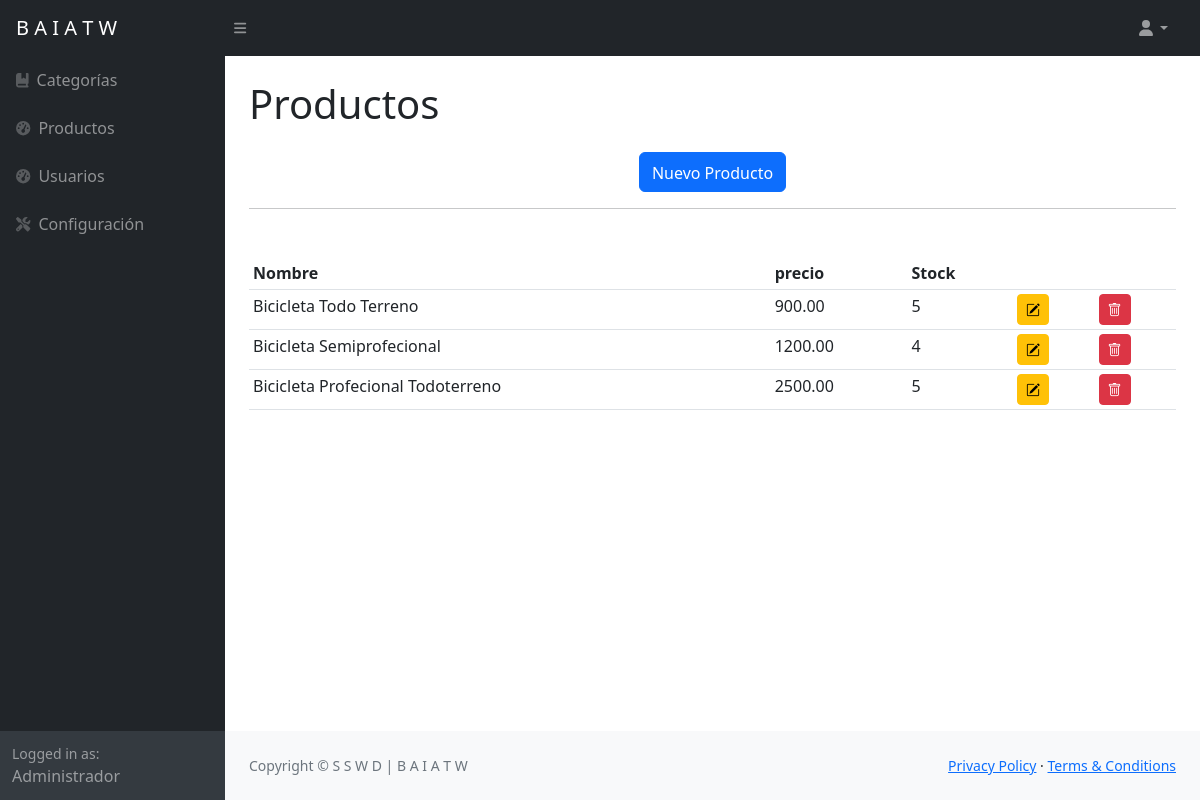
/centro-Admin/src/productos/index.php (signed in), run on the app's committed database.
### tables this page shows
CREATE TABLE `products` (
  `id` int NOT NULL AUTO_INCREMENT,
  `nombres` varchar(200) NOT NULL,
  `descrip` text NOT NULL,
  `precio` decimal(10,2) NOT NULL,
  `descuento` tinyint DEFAULT NULL,
  `stock` int DEFAULT '0',
  `id_categoria` int NOT NULL,
  `activo` int NOT NULL,
  PRIMARY KEY (`id`)
);

### centro-Admin/src/productos/index.php (the view, shortened to what this page needs)
<?php
require_once '../header.php';
$db = new Database();
$con = $db->conectar();
$sql = "SELECT id, nombres, descrip, precio, descuento, stock, id_categoria FROM products WHERE activo = 1";
$resultado = $con->query($sql);
$productos = $resultado->fetchAll(PDO::FETCH_ASSOC);
?>
<main>
    <div class="container-fluid px-4">
        <h1 class="mt-4 pb-3">Productos</h1>
        <center>
            <a href="nuevo.php" class="btn btn-primary pt-2">Nuevo Producto</a>
        </center>
        <hr class="mb-5">
        <div class="table-responsive">
            <table class="table table-hover table-sm">
                <thead>
                    <tr>
                        <th scope="col">Nombre</th>
                        <th scope="col">precio</th>
                        <th scope="col">Stock</th>
                        <th scope="col"></th>
                        <th scope="col"></th>
                    </tr>
                </thead>
                <tbody>
                    <?php foreach($productos as $producto) {?>
                        <tr>
                            <td>
                                <?php echo $producto['nombres']; ?>
                            </td>
                            <td>
                                <?php echo $producto['precio']; ?>
                            </td>
                            <td>
                                <?php echo $producto['stock']; ?>
                            </td>
                            <td>
                                <a href="edita.php?id=<?php echo $producto['id'] ?>" class="btn btn-warning btn-sm"><i class="bi bi-pencil-square"></i></a>
                            </td>
                            <td>
                              <button type="button" class="btn btn-danger btn-sm" data-bs-toggle="modal" data-bs-target="#modalEliminar" data-bs-id="<?php echo $producto['id']; ?>">
                                <i class="bi bi-trash"></i>
                              </button>
                            </td>
                        </tr>
                    <?php }?>
                </tbody>
            </table>
        </div>
    </div>
</main>
<?php include '../footer.php'; ?>

### data on the page
products: nombres "Bicicleta Todo Terreno", precio "900.00", stock "5"
products: nombres "Bicicleta Semiprofecional", precio "1200.00", stock "4"
products: nombres "Bicicleta Profecional Todoterreno", precio "2500.00", stock "5"
